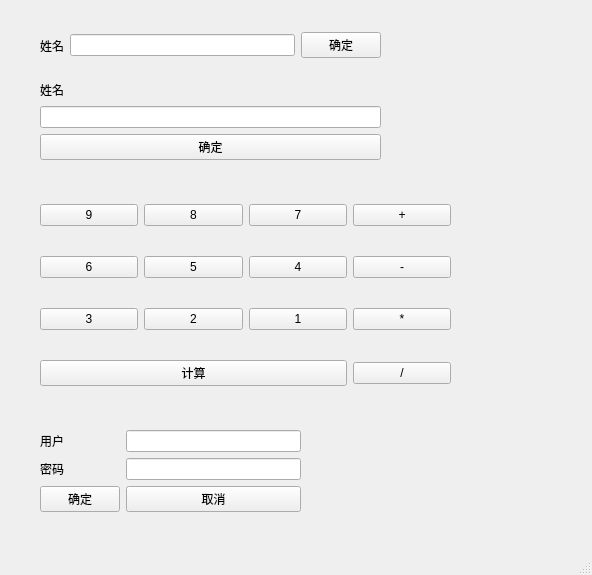
<?xml version="1.0" encoding="UTF-8"?>
<ui version="4.0">
 <class>MainWindow</class>
 <widget class="QMainWindow" name="MainWindow">
  <property name="geometry">
   <rect>
    <x>0</x>
    <y>0</y>
    <width>592</width>
    <height>575</height>
   </rect>
  </property>
  <property name="windowTitle">
   <string>MainWindow</string>
  </property>
  <widget class="QWidget" name="centralwidget">
   <widget class="QWidget" name="horizontalLayoutWidget">
    <property name="geometry">
     <rect>
      <x>40</x>
      <y>30</y>
      <width>341</width>
      <height>31</height>
     </rect>
    </property>
    <layout class="QHBoxLayout" name="horizontalLayout">
     <item>
      <widget class="QLabel" name="label">
       <property name="text">
        <string>姓名</string>
       </property>
      </widget>
     </item>
     <item>
      <widget class="QLineEdit" name="lineEdit"/>
     </item>
     <item>
      <widget class="QPushButton" name="pushButton">
       <property name="text">
        <string>确定</string>
       </property>
      </widget>
     </item>
    </layout>
   </widget>
   <widget class="QWidget" name="verticalLayoutWidget">
    <property name="geometry">
     <rect>
      <x>40</x>
      <y>80</y>
      <width>341</width>
      <height>80</height>
     </rect>
    </property>
    <layout class="QVBoxLayout" name="verticalLayout">
     <item>
      <widget class="QLabel" name="label_2">
       <property name="text">
        <string>姓名</string>
       </property>
      </widget>
     </item>
     <item>
      <widget class="QLineEdit" name="lineEdit_2"/>
     </item>
     <item>
      <widget class="QPushButton" name="pushButton_2">
       <property name="text">
        <string>确定</string>
       </property>
      </widget>
     </item>
    </layout>
   </widget>
   <widget class="QWidget" name="formLayoutWidget">
    <property name="geometry">
     <rect>
      <x>40</x>
      <y>430</y>
      <width>261</width>
      <height>91</height>
     </rect>
    </property>
    <layout class="QFormLayout" name="formLayout">
     <item row="0" column="0">
      <widget class="QLabel" name="label_5">
       <property name="text">
        <string>用户</string>
       </property>
      </widget>
     </item>
     <item row="0" column="1">
      <widget class="QLineEdit" name="lineEdit_7"/>
     </item>
     <item row="1" column="0">
      <widget class="QLabel" name="label_6">
       <property name="text">
        <string>密码</string>
       </property>
      </widget>
     </item>
     <item row="1" column="1">
      <widget class="QLineEdit" name="lineEdit_8"/>
     </item>
     <item row="2" column="0">
      <widget class="QPushButton" name="pushButton_3">
       <property name="text">
        <string>确定</string>
       </property>
      </widget>
     </item>
     <item row="2" column="1">
      <widget class="QPushButton" name="pushButton_4">
       <property name="text">
        <string>取消</string>
       </property>
      </widget>
     </item>
    </layout>
   </widget>
   <widget class="QWidget" name="gridLayoutWidget">
    <property name="geometry">
     <rect>
      <x>40</x>
      <y>180</y>
      <width>411</width>
      <height>231</height>
     </rect>
    </property>
    <layout class="QGridLayout" name="gridLayout">
     <item row="2" column="0">
      <widget class="QPushButton" name="pushButton_11">
       <property name="text">
        <string>3</string>
       </property>
      </widget>
     </item>
     <item row="2" column="1">
      <widget class="QPushButton" name="pushButton_12">
       <property name="text">
        <string>2</string>
       </property>
      </widget>
     </item>
     <item row="2" column="2">
      <widget class="QPushButton" name="pushButton_13">
       <property name="text">
        <string>1</string>
       </property>
      </widget>
     </item>
     <item row="1" column="1">
      <widget class="QPushButton" name="pushButton_9">
       <property name="text">
        <string>5</string>
       </property>
      </widget>
     </item>
     <item row="0" column="1">
      <widget class="QPushButton" name="pushButton_6">
       <property name="text">
        <string>8</string>
       </property>
      </widget>
     </item>
     <item row="1" column="0">
      <widget class="QPushButton" name="pushButton_8">
       <property name="text">
        <string>6</string>
       </property>
      </widget>
     </item>
     <item row="0" column="2">
      <widget class="QPushButton" name="pushButton_7">
       <property name="text">
        <string>7</string>
       </property>
      </widget>
     </item>
     <item row="1" column="3">
      <widget class="QPushButton" name="pushButton_15">
       <property name="text">
        <string>-</string>
       </property>
      </widget>
     </item>
     <item row="2" column="3">
      <widget class="QPushButton" name="pushButton_16">
       <property name="text">
        <string>*</string>
       </property>
      </widget>
     </item>
     <item row="0" column="3">
      <widget class="QPushButton" name="pushButton_14">
       <property name="text">
        <string>+</string>
       </property>
      </widget>
     </item>
     <item row="0" column="0">
      <widget class="QPushButton" name="pushButton_5">
       <property name="text">
        <string>9</string>
       </property>
      </widget>
     </item>
     <item row="1" column="2">
      <widget class="QPushButton" name="pushButton_10">
       <property name="text">
        <string>4</string>
       </property>
      </widget>
     </item>
     <item row="3" column="3">
      <widget class="QPushButton" name="pushButton_18">
       <property name="text">
        <string>/</string>
       </property>
      </widget>
     </item>
     <item row="3" column="0" colspan="3">
      <widget class="QPushButton" name="pushButton_17">
       <property name="text">
        <string>计算</string>
       </property>
      </widget>
     </item>
    </layout>
   </widget>
  </widget>
  <widget class="QMenuBar" name="menubar">
   <property name="geometry">
    <rect>
     <x>0</x>
     <y>0</y>
     <width>592</width>
     <height>26</height>
    </rect>
   </property>
  </widget>
  <widget class="QStatusBar" name="statusbar"/>
 </widget>
 <resources/>
 <connections/>
</ui>
